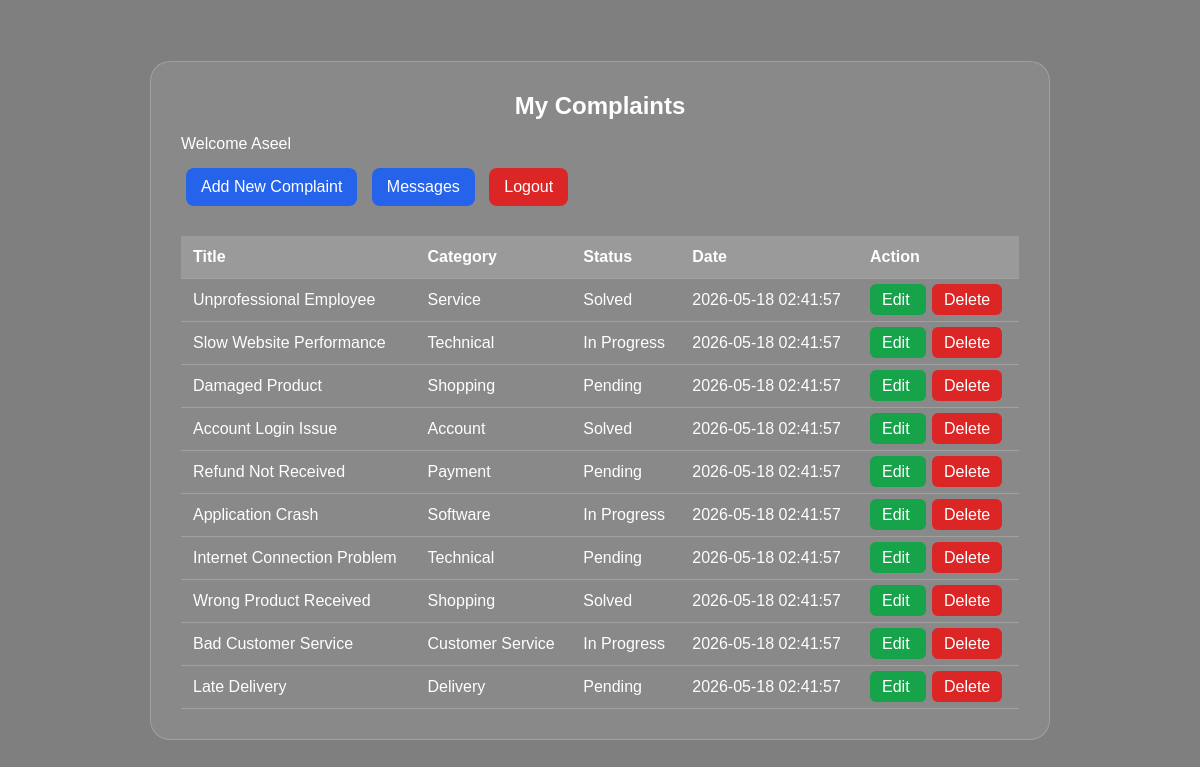
/dashboard.php (signed in), run on the app's committed database.
### tables this page shows
CREATE TABLE `complaints` (
  `id` int(11) NOT NULL,
  `user_id` int(11) NOT NULL,
  `title` varchar(150) NOT NULL,
  `category` varchar(100) NOT NULL,
  `complaint_text` text NOT NULL,
  `status` varchar(30) DEFAULT 'Pending',
  `created_at` datetime DEFAULT current_timestamp()
);

### dashboard.php (the view, shortened to what this page needs)
<?php
include "db.php";
$user_id = $_SESSION['user_id'];
$sql = "select * from complaints where user_id='$user_id' order by id desc";
$result = mysqli_query($conn, $sql);
?>
<!DOCTYPE html>
<html>
<head>
    <link rel="stylesheet" href="style.css">
</head>
<body>
<div class="dashboard-box">
    <h2>My Complaints</h2>
    <p>Welcome <?php echo $_SESSION['full_name']; ?></p>
    <a class="btn" href="add.php">Add New Complaint</a>
      <a class="btn" href="admin_messages.php">Messages</a>
    <a class="btn logout" href="logout.php">Logout</a>
    <table>
        <tr>
            <th>Title</th>
            <th>Category</th>
            <th>Status</th>
            <th>Date</th>
            <th>Action</th>
        </tr>
        <?php while($row = mysqli_fetch_assoc($result)){ ?>
<tr>
    <td><?php echo $row['title']; ?></td>
    <td><?php echo $row['category']; ?></td>
    <td><?php echo $row['status']; ?></td>
    <td><?php echo $row['created_at']; ?></td>
    <td>
        <a class="edit-btn" href="edit.php?id=<?php echo $row['id']; ?>">
            Edit
        </a>
           <a class="delete-btn"
       href="delete.php?id=<?php echo $row['id']; ?>"
       onclick="return confirm('Are you sure you want to delete this complaint?');">
       Delete
    </a>
    </td>
</tr>
        <?php } ?>
    </table>
</div>
</body>
</html>

### style.css (style rules this page uses)
* { margin: 0; padding: 0; box-sizing: border-box; font-family: Arial, sans-serif; }
body { height: 100vh; display: flex; justify-content: center; align-items: center; background: linear-gradient(rgba(0,0,0,0.5), rgba(0,0,0,0.5)), url("https://images.unsplash.com/photo-1497366754035-f200968a6e72?q=80&w=2070"); background-size: cover; background-position: center; }
.dashboard-box { width: 900px; padding: 30px; background: rgba(255,255,255,0.08); border: 1px solid rgba(255,255,255,0.2); backdrop-filter: blur(10px); border-radius: 20px; color: white; }
.dashboard-box h2 { text-align: center; margin-bottom: 15px; }
.btn { display: inline-block; padding: 10px 15px; margin: 15px 5px; background: #2563eb; color: white; text-decoration: none; border-radius: 8px; }
.logout { background: #dc2626; }
table { width: 100%; border-collapse: collapse; margin-top: 15px; }
th, td { padding: 12px; border-bottom: 1px solid rgba(255,255,255,0.2); text-align: left; }
th { background: rgba(255,255,255,0.15); }
.edit-btn { padding: 7px 12px; background: #16a34a; color: white; text-decoration: none; border-radius: 6px; }
.delete-btn { padding: 7px 12px; background: #dc2626; color: white; text-decoration: none; border-radius: 6px; margin-left: 6px; }

### data on the page
complaints: title "Unprofessional Employee", category "Service", status "Solved", created_at "2026-05-18 02:41:57"
complaints: title "Slow Website Performance", category "Technical", status "In Progress", created_at "2026-05-18 02:41:57"
complaints: title "Damaged Product", category "Shopping", status "Pending", created_at "2026-05-18 02:41:57"
complaints: title "Account Login Issue", category "Account", status "Solved", created_at "2026-05-18 02:41:57"
complaints: title "Refund Not Received", category "Payment", status "Pending", created_at "2026-05-18 02:41:57"
complaints: title "Application Crash", category "Software", status "In Progress", created_at "2026-05-18 02:41:57"
complaints: title "Internet Connection Problem", category "Technical", status "Pending", created_at "2026-05-18 02:41:57"
complaints: title "Wrong Product Received", category "Shopping", status "Solved", created_at "2026-05-18 02:41:57"
complaints: title "Bad Customer Service", category "Customer Service", status "In Progress", created_at "2026-05-18 02:41:57"
complaints: title "Late Delivery", category "Delivery", status "Pending", created_at "2026-05-18 02:41:57"

### other printed values
$_SESSION['full_name'] "Aseel"
